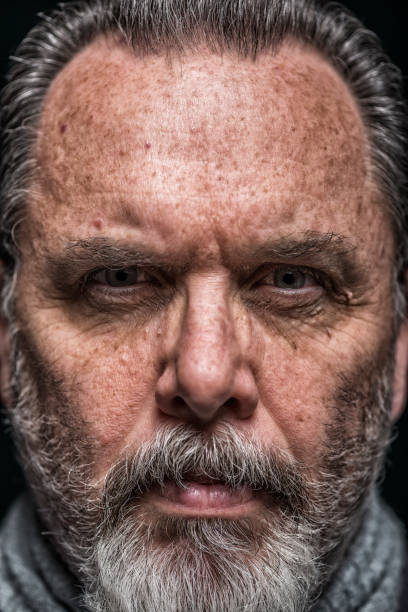
#> input picture assets/istockphoto-668664470-612x612.jpg, 408 x 612 px
$ python -i smart_masking.py   (imports and definitions only)   (older library calls are emulated)
#> lines starting #> are read from the running program, lines starting #| are printed output that depends on the picture
import cv2
import numpy as np
import mediapipe as mp
from mediapipe.tasks import python
from mediapipe.tasks.python import vision
import urllib.request
import os

MODEL_PATH = 'face_landmarker.task'
# [5 lines not run here, left out]

# [1 line that did not run here, left out]
# [6 lines that did not run here, left out]
# [1 line that did not run here, left out]

def create_dynamic_skin_mask(image_path):
#> called with image_path = 'assets/istockphoto-668664470-612x612.jpg'
    img = cv2.imread(image_path)
#> img is the input picture: shape (612, 408, 3); mean B, G, R 88.7, 96.1, 125.2
    if img is None:
        print(f"Error: Could not load {image_path}")
        return

    img = cv2.resize(img, (512, 512))
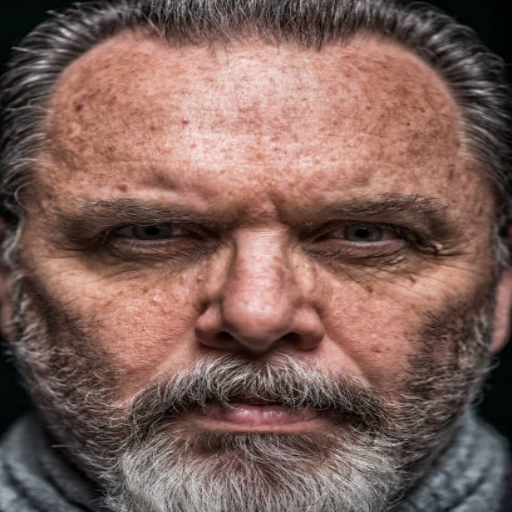
#> img: shape (512, 512, 3); mean B, G, R 88.6, 96, 125.1
    h, w, _ = img.shape
#> h = 512; w = 512


    rgb = cv2.cvtColor(img, cv2.COLOR_BGR2RGB)


#> (the run stopped early here; a loop or call above may not have finished)

$ run again, on assets/istockphoto-153536653-612x612.jpg
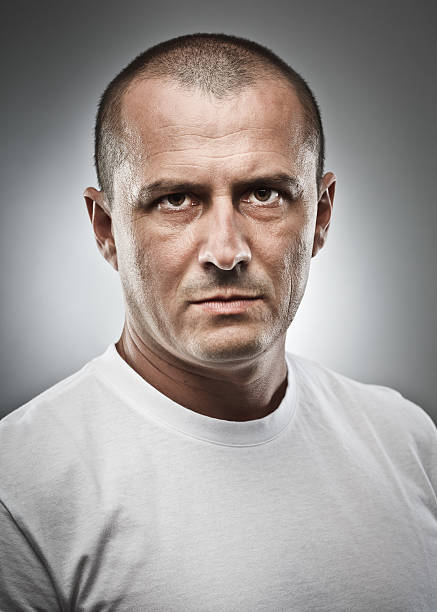
#> input picture assets/istockphoto-153536653-612x612.jpg, 437 x 612 px
#> in create_dynamic_skin_mask, img is the input picture: shape (612, 437, 3); mean B, G, R 149.6, 152.3, 159.1
#> in create_dynamic_skin_mask, `img = cv2.resize(img, (512, 512))`:
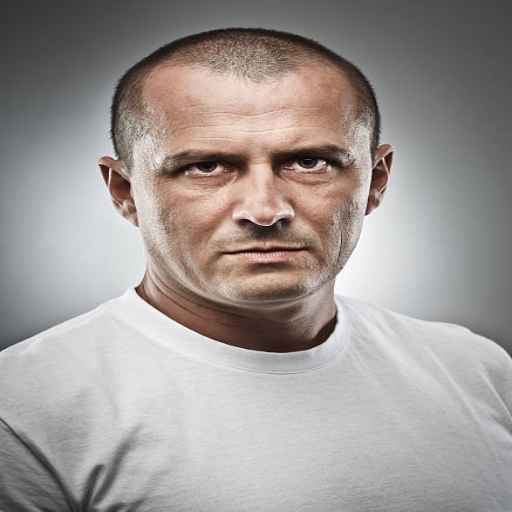
#> img: shape (512, 512, 3); mean B, G, R 149.4, 152.2, 159

$ run again, on assets/270408.jpg
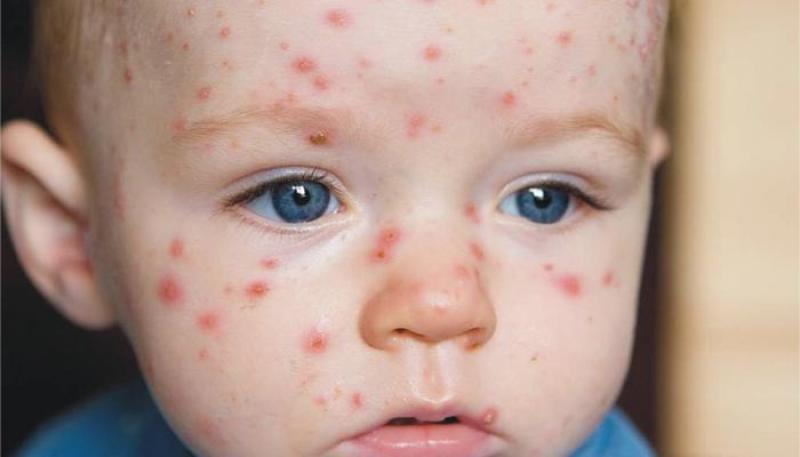
#> input picture assets/270408.jpg, 800 x 457 px
#> in create_dynamic_skin_mask, img is the input picture: shape (457, 800, 3); mean B, G, R 141.2, 153, 179.9
#> in create_dynamic_skin_mask, `img = cv2.resize(img, (512, 512))`:
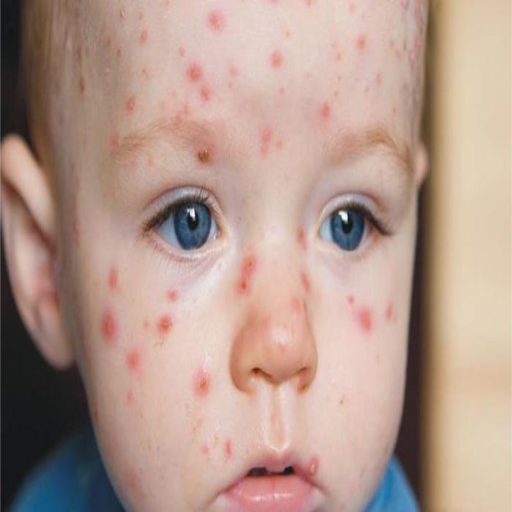
#> img: shape (512, 512, 3); mean B, G, R 141.1, 152.9, 179.8

$ run again, on assets/angry-woman-eyes.jpg
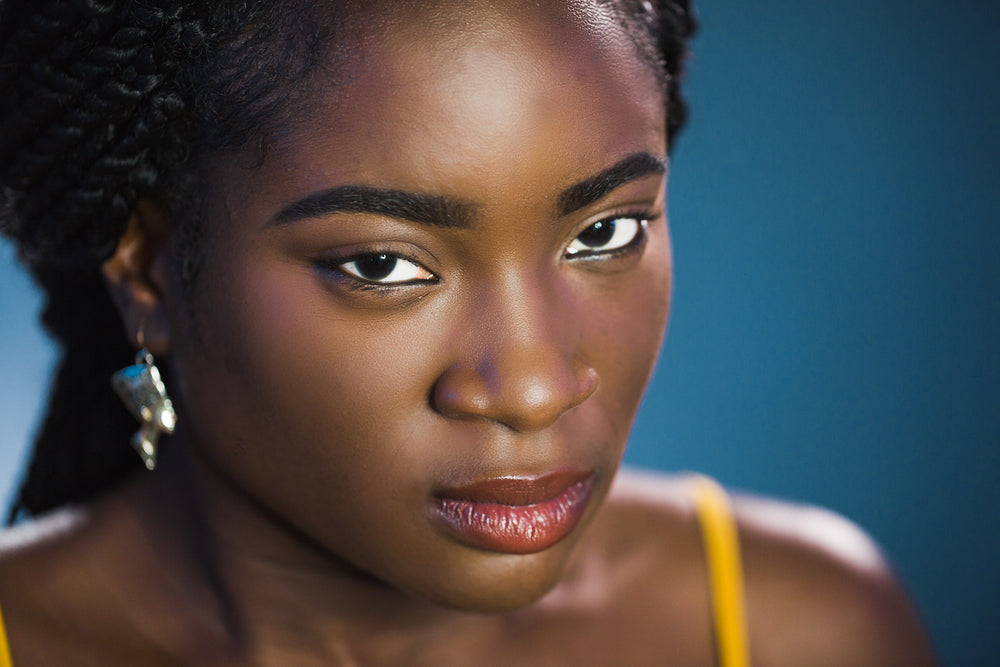
#> input picture assets/angry-woman-eyes.jpg, 1000 x 667 px
#> in create_dynamic_skin_mask, img is the input picture: shape (667, 1000, 3); mean B, G, R 73.4, 73.7, 77.6
#> in create_dynamic_skin_mask, `img = cv2.resize(img, (512, 512))`:
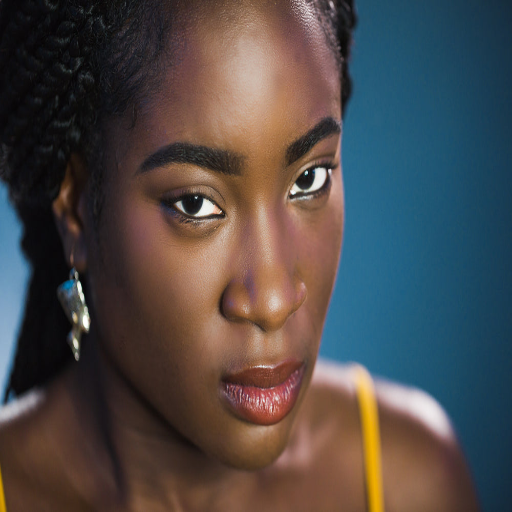
#> img: shape (512, 512, 3); mean B, G, R 73.3, 73.6, 77.5
